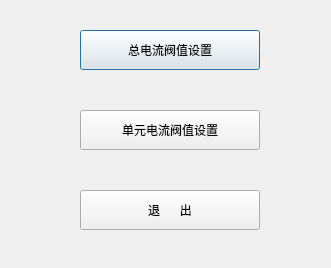
<?xml version="1.0" encoding="UTF-8"?>
<ui version="4.0">
 <class>FV_MainDlg</class>
 <widget class="QDialog" name="FV_MainDlg">
  <property name="geometry">
   <rect>
    <x>0</x>
    <y>0</y>
    <width>331</width>
    <height>268</height>
   </rect>
  </property>
  <property name="windowTitle">
   <string>Dialog</string>
  </property>
  <widget class="QPushButton" name="totalBtn">
   <property name="geometry">
    <rect>
     <x>80</x>
     <y>30</y>
     <width>180</width>
     <height>40</height>
    </rect>
   </property>
   <property name="text">
    <string>总电流阀值设置</string>
   </property>
  </widget>
  <widget class="QPushButton" name="outputBtn">
   <property name="geometry">
    <rect>
     <x>80</x>
     <y>110</y>
     <width>180</width>
     <height>40</height>
    </rect>
   </property>
   <property name="text">
    <string>单元电流阀值设置</string>
   </property>
  </widget>
  <widget class="QPushButton" name="quitBtn">
   <property name="geometry">
    <rect>
     <x>80</x>
     <y>190</y>
     <width>180</width>
     <height>40</height>
    </rect>
   </property>
   <property name="text">
    <string>退      出</string>
   </property>
  </widget>
 </widget>
 <tabstops>
  <tabstop>outputBtn</tabstop>
  <tabstop>totalBtn</tabstop>
  <tabstop>quitBtn</tabstop>
 </tabstops>
 <resources/>
 <connections>
  <connection>
   <sender>quitBtn</sender>
   <signal>clicked()</signal>
   <receiver>FV_MainDlg</receiver>
   <slot>close()</slot>
   <hints>
    <hint type="sourcelabel">
     <x>199</x>
     <y>269</y>
    </hint>
    <hint type="destinationlabel">
     <x>199</x>
     <y>161</y>
    </hint>
   </hints>
  </connection>
 </connections>
</ui>
